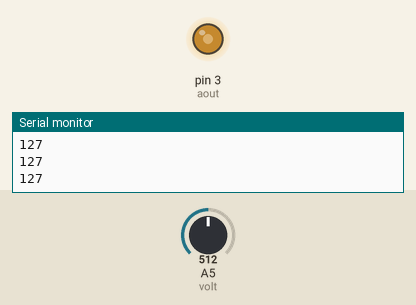
The sketch below on a simulated Arduino Uno, built with avr-gcc and run on an emulated ATmega328P. Parts: output pins drawn as LEDs (lit = HIGH), the last lines printed to the serial monitor. The test bench sets the inputs (shaded band); at power-on: A5 (volt) = 512.

Above: at 1.2 s.
1.3 s: A5 (volt) set to 306
At 2.6 s:
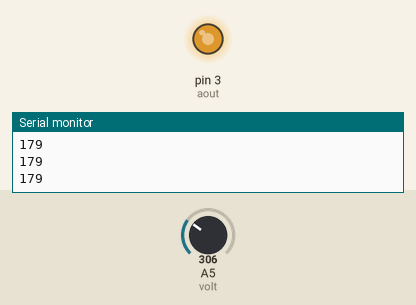
2.9 s: A5 (volt) set to 122
At 3.9 s:
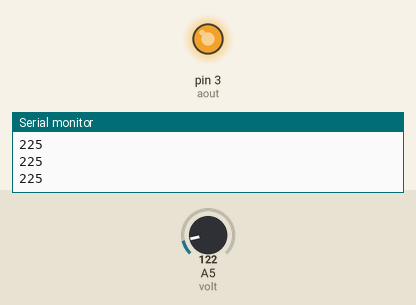
4.5 s: A5 (volt) set to 900
At 5.2 s:
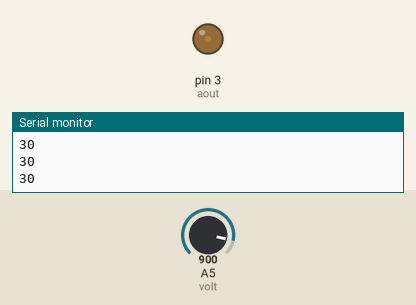
6.1 s: A5 (volt) set to 1023
At 6.5 s:
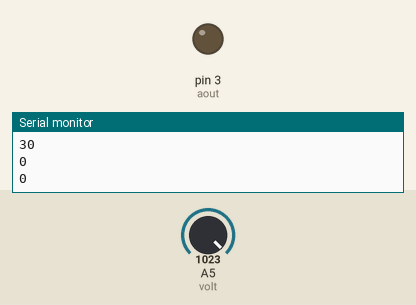
Timing chart, 0 to 8.7 s (numbered marks = the images above; inputs shaded):
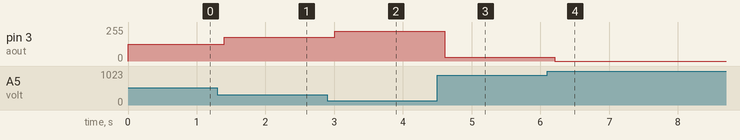

Measured:
- after the input at 1.3 s, pin 3 (aout): 127/255 → 179/255 after 0.10 s
- after the input at 2.9 s, pin 3 (aout): 179/255 → 225/255 after 0.11 s
- after the input at 4.5 s, pin 3 (aout): 225/255 → 30/255 after 0.11 s
- after the input at 6.1 s, pin 3 (aout): 30/255 → 0/255 after 0.11 s

The sketch:

PotentioMeter2.ino
```cpp
//Light up LED inversely with voltage
int volt = A5;
int aout = 3; //recommended pin 3,9,10,11 pwm digital-analog pin with ~ (avoid pin 5,6 for analog output due to long duty cycle)
float val;
int fval;
int check = A2;
float checkval;
void setup() {
  // put your setup code here, to run once:
  pinMode(volt, INPUT);
  pinMode(aout, OUTPUT);
  Serial.begin(9600);
}

void loop() {
  // put your main code here, to run repeatedly:
  val = analogRead(volt);
  val = (5/1023.) * val;
  val = 5.0 - val;       // inverting o/p with variation in voltage
  val = (1023/5.) * val;
  fval = val/4.;
  Serial.println(fval);
  analogWrite(aout, fval);
  delay(200);
}
```
